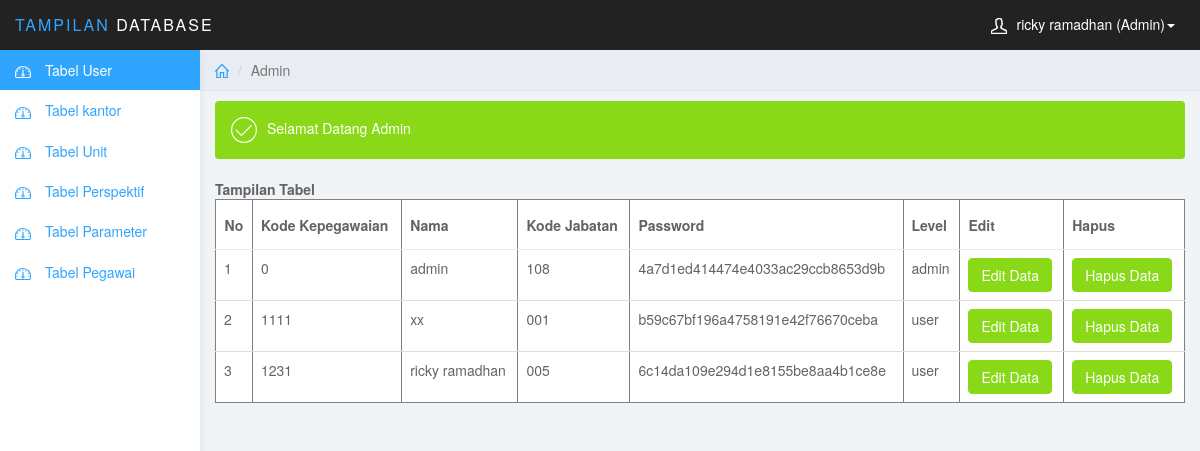
/penilaian_pegawai/admin/ubah.php (signed in), run on the app's committed database.
### tables this page shows
CREATE TABLE `tbl_regist` (
  `kd_kepegawaian` bigint(20) NOT NULL,
  `nama` varchar(50) NOT NULL,
  `jabatan` varchar(11) NOT NULL,
  `password` varchar(100) NOT NULL,
  `level` varchar(50) NOT NULL
);

### penilaian_pegawai/admin/ubah.php (the view, shortened to what this page needs)
<!DOCTYPE html>
<html>
<head>
<link href="../user/css/bootstrap.min.css" rel="stylesheet">
<link href="../user/css/datepicker3.css" rel="stylesheet">
<link href="../user/css/styles.css" rel="stylesheet">
</head>
<body>
	<nav class="navbar navbar-inverse navbar-fixed-top" role="navigation">
		<div class="container-fluid">
			<div class="navbar-header">
				<a class="navbar-brand" href="#"><span>Tampilan</span> Database</a>
				<ul class="user-menu">
					<li class="dropdown pull-right">
						<a href="#" class="dropdown-toggle" data-toggle="dropdown"><svg class="glyph stroked male-user"><use xlink:href="#stroked-male-user"></use></svg><?php include'session.php'; echo $_SESSION['nama']; ?> (Admin)<span class="caret"></span></a>
					</li>
				</ul>
			</div>
		</div>
	</nav>
	<div id="sidebar-collapse" class="col-sm-3 col-lg-2 sidebar">
		<ul class="nav menu">
			<li class="active"><a href="ubah.php" ><svg class="glyph stroked dashboard-dial"><use xlink:href="#stroked-dashboard-dial"></use></svg> Tabel User</a></li>
			<li class=""><a href="kantor.php"><svg class="glyph stroked dashboard-dial"><use xlink:href="#stroked-dashboard-dial"></use></svg> Tabel kantor</a></li>
			<li class=""><a href="unit.php"><svg class="glyph stroked dashboard-dial"><use xlink:href="#stroked-dashboard-dial"></use></svg> Tabel Unit</a></li>
			<li class=""><a href="perspektif.php"><svg class="glyph stroked dashboard-dial"><use xlink:href="#stroked-dashboard-dial"></use></svg> Tabel Perspektif</a></li>
			<li class=""><a href="parameter.php"><svg class="glyph stroked dashboard-dial"><use xlink:href="#stroked-dashboard-dial"></use></svg> Tabel Parameter</a></li>
			<li class=""><a href="pegawai.php"><svg class="glyph stroked dashboard-dial"><use xlink:href="#stroked-dashboard-dial"></use></svg> Tabel Pegawai</a></li>
  </ul>
	</div>
	<div class="col-sm-9 col-sm-offset-3 col-lg-10 col-lg-offset-2 main">
		<div class="row">
			<ol class="breadcrumb">
				<li><a href="#"><svg class="glyph stroked home"><use xlink:href="#stroked-home"></use></svg></a></li>
				<li class="active">Admin</li>
			</ol>
		</div>
		<div class="row">
			<div class="col-lg-12" style="margin-bottom: 10px;">
			</div>
		</div>
		<div class="row">
			<div class="col-lg-12">
				<div class="alert bg-success" role="alert">
					<svg class="glyph stroked checkmark"><use xlink:href="#stroked-checkmark"></use></svg>Selamat Datang Admin
				</div>
				<form action="" method="post">
                     	<strong>Tampilan Tabel</strong>
                        <div class="table-responsive">
                                <table class="table" border="1">
                                    <thead>
                                        <tr>
                                        <th><center>No</th>
                                            <th>Kode Kepegawaian</th>
                                            <th>Nama</th>
                                            <th>Kode Jabatan</th>
                                            <th>Password</th>
                                            <th>Level</th>
                                            <th>Edit</th>
                                            <th>Hapus</th>
                                        </tr>
                                    </thead>
                                    <tbody>
                          <?php
                          echo '<tr>';
							include '../config.php';
							$i=0;
							$query = "SELECT * FROM tbl_regist";
							$hasil = mysqli_query($konek,$query);
							while($data = mysqli_fetch_array($hasil)){
								$i++;
					  		echo "<td class='txt-oflo'>".$i."</td>
					  			  <td class='txt-oflo'>".$data[0]."</td>
					  			  <td class='txt-oflo'>".$data[1]."</td>
					  			  <td class='txt-oflo'>".$data[2]."</td>
					  			  <td class='txt-oflo'>".$data[3]."</td>
					  			  <td class='txt-oflo'>".$data[4]."</td>
					  			  <td class='txt-oflo'><a class='btn btn-success' href='update_ubah.php?id=$data[0]'>Edit Data</a></td>
							      <td class='txt-oflo'><a class='btn btn-success' href='ubah.php?tombol=delete&id=$data[0]'>
							       Hapus Data</a></td>
                            </tr>";
					}
					echo '</body>';
					?>
</body>
</html>

### penilaian_pegawai/user/css/styles.css (style rules this page uses)
body { background: #f1f4f7; padding-top: 50px; color: #5f6468; }
a, a:hover, a:focus { color: #30a5ff; }
.navbar-header .navbar-brand { color: #fff; font-size: 16px; text-transform: uppercase; font-weight: 500; letter-spacing: 2px; }
.navbar-header .navbar-brand span { color: #30a5ff; }
.btn-success, .btn-success:hover, .btn-success:focus, .btn-success:active, .btn-success.active, .open > .dropdown-toggle.btn-success, .btn-success.disabled, .btn-success[disabled], fieldset[disabled] .btn-success, .btn-success.disabled:hover, .btn-success[disabled]:hover, fieldset[disabled] .btn-success:hover, .btn-success.disabled:focus, .btn-success[disabled]:focus, fieldset[disabled] .btn-success:focus, .btn-success.disabled:active, .btn-success[disabled]:active, fieldset[disabled] .btn-success:active, .btn-success.disabled.active, .btn-success[disabled].active, fieldset[disabled] .btn-success.active { background-color: #8ad919; border-color: #8ad919; }
.bg-success { color: #fff; background-color: #8ad919; }
.navbar { border: 0; }
.user-menu { display: inline-block; margin-top: 14px; margin-right: 10px; float: right; list-style: none; padding: 0; }
.user-menu a { color: #fff; }
.sidebar { display: block; background-color: #fff; padding: 0; display: none; }
@media (min-width: 768px) { .sidebar { display: block; position: fixed; top: 50px; bottom: 0; left: 0; z-index: 1000; display: block; margin: 0; padding: 0; overflow-x: hidden; overflow-y: auto; background-color: #fff; box-shadow: 1px 0px 10px rgba(0, 0, 0, .05); } }
@media (min-width: 768px) { .navbar-header { width: 100%; } }
.sidebar ul.nav .active a, .sidebar ul.nav li.parent a.active, .sidebar ul.nav .active > a:hover, .sidebar ul.nav li.parent a.active:hover, .sidebar ul.nav .active > a:focus, .sidebar ul.nav li.parent a.active:focus { color: #fff; background-color: #30a5ff; }
.breadcrumb { border-radius: 0; padding: 10px 15px; background: #e9ecf2; box-shadow: 0 1px 1px rgba(0, 0, 0, .05); margin: 0 ; }
.table { background: #fff; }
.table>thead>tr>th { border-bottom: 1px solid #e6e7e8; vertical-align: middle; height: 50px; }
.sidebar .glyph, .user-menu .glyph { height: 16px; width: 16px; margin: 0 10px 0 0; stroke-width: 3px; }
.user-menu .glyph { stroke-width: 4px; }
.breadcrumb .glyph { height: 14px; width: 14px; margin: -2px 0 0 0; stroke-width: 4px; }
.alert .glyph, .panel-heading .glyph { width: 26px; height: 26px; margin: 0 10px 0 0; stroke-width: 2px; }

### data on the page
tbl_regist: kd_kepegawaian "0", nama "admin", jabatan "108", password "4a7d1ed414474e4033ac29ccb8653d9b", level "admin"
tbl_regist: kd_kepegawaian "1111", nama "xx", jabatan "001", password "b59c67bf196a4758191e42f76670ceba", level "user"
tbl_regist: kd_kepegawaian "1231", nama "ricky ramadhan", jabatan "005", password "6c14da109e294d1e8155be8aa4b1ce8e", level "user"

### other printed values
$_SESSION['nama'] "ricky ramadhan"
